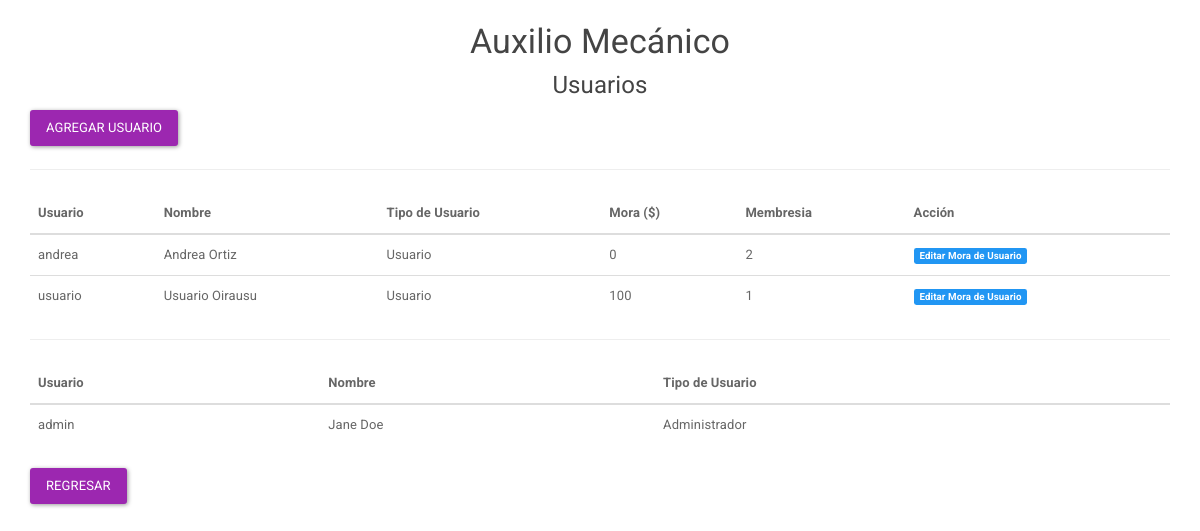
Screenshot of /app/listado.usuarios.php (signed in) with the database file from the repository.
### tables this page shows
CREATE TABLE `membresia` (
  `id` int(11) NOT NULL,
  `id_usuario` int(11) NOT NULL,
  `valor` int(11) NOT NULL
);

CREATE TABLE `usuario` (
  `id` int(11) NOT NULL,
  `tipo` int(2) NOT NULL,
  `nombre` varchar(50) NOT NULL,
  `apellido` varchar(50) NOT NULL,
  `usuario` varchar(50) NOT NULL,
  `contrasenia` varchar(100) NOT NULL,
  `mora` int(11) NOT NULL,
  `reparaciones` int(11) NOT NULL,
  `remolques` int(11) NOT NULL
);

### conexion.php (called while the page is built)
<?php
class Conectar {
	function con()	{
        $host='localhost';
        $usuario='root';
        $clave='';
        $base_datos='auxmecanico';
        $conexion=mysqli_connect($host, $usuario, $clave, $base_datos);
        return $conexion;
	}
}
?>

### model/usuario.class.php (called while the page is built, shortened)
<?php
include_once("../conexion.php");
class Usuarios{
 	var $conex;
 	function Usuarios(){
 		$this->conex=new Conectar;
 	}
	function listar_usuario(){
		if($this->conex->con()==true) {
			return mysqli_query($this->conex->con(), "SELECT A.*, B.valor FROM usuario A INNER JOIN membresia B ON A.id = B.id_usuario ORDER BY id DESC;");
		}
	}
	function listar_usuario_admin($us){
		if($this->conex->con()==true) {
			return mysqli_query($this->conex->con(), "SELECT * FROM usuario WHERE tipo = '".$us."';");
		}
	}
}
?>

### app/listado.usuarios.php (the view, shortened to what this page needs)
<?php
  if (isset($_SESSION["usuario"])){
  if($_SESSION['tipo'] == '1') {
?>
<!DOCTYPE html>
<html lang="en">
<head>
	<link rel="stylesheet" type="text/css" href="../view/css/bootstrap.min.css">
</head>
<body>
	<div class="container">
		<div class="content">
			<center class="title">
				<h3>Auxilio Mecánico</h3>
				<h4>Usuarios</h4>
			</center>
			<a href="agregar.usuario.php" class="btn btn-info">Agregar Usuario</a>
			<hr>
			<?php
			include '../model/usuario.class.php';
			$objeto = new Usuarios;
			$consulta = $objeto->listar_usuario();
			if ($consulta){
			 ?>
			<table class="table table-stripped table-responsive">
				<thead>
					<th>Usuario</th>
					<th>Nombre</th>
					<th>Tipo de Usuario</th>
					<th>Mora ($)</th>
					<th>Membresia</th>
					<th>Acción</th>
				</thead>
				<tbody>
				<?php while ($atributo = mysqli_fetch_array($consulta, MYSQLI_ASSOC)){ ?>
				<tr>
					<td><?php echo $atributo['usuario']; ?></td>
					<td><?php echo $atributo['nombre'].' '.$atributo['apellido']; ?></td>
					<td><?php if ($atributo['tipo'] == '1'){
						echo 'Administrador';
					} else {
						echo 'Usuario';
					} ?></td>
					<td><?php if ($atributo['tipo'] == '1') {
						echo 'No aplica';
					} else {
						echo $atributo['mora'];
					}?></td>
					<td><?php echo $atributo['valor']; ?></td>
					<td><a href="editar.mora.php?id=<?php echo $atributo['id'] ?>" class="label label-primary">Editar Mora de Usuario</a></td>
				</tr>
				<?php } ?>
			</tbody>
			</table>
			<?php } ?>
			<hr>
			<?php
			$consulta2 = $objeto->listar_usuario_admin('1');
			if ($consulta2){
			 ?>
			<table class="table table-stripped table-responsive">
				<thead>
					<th>Usuario</th>
					<th>Nombre</th>
					<th>Tipo de Usuario</th>
				</thead>
				<tbody>
				<?php while ($atributo2 = mysqli_fetch_array($consulta2, MYSQLI_ASSOC)){ ?>
				<tr>
					<td><?php echo $atributo2['usuario']; ?></td>
					<td><?php echo $atributo2['nombre'].' '.$atributo2['apellido']; ?></td>
					<td><?php if ($atributo2['tipo'] == '1'){
						echo 'Administrador';
					} else {
						echo 'Usuario';
					} ?></td>
				</tr>
				<?php } ?>
			</tbody>
			</table>
			<?php } ?>
		</div>
				<div class="cerrar">
			<a href="principal.php" class="btn btn-info">Regresar</a>
		</div>
	</div>
</body>
</html>
<?php
  } else {
      echo '<script language="javascript">alert("Usted no tiene accesos a ésta página, usted no est administrador");</script>
        <script language="javascript">window.location="principal.php"</script>';
  }
  } else {
      echo '<script language="javascript">alert("Usted no tiene accesos a ésta página");</script>
        <script language="javascript">window.location="principal.php"</script>';
  }
?>

### rows the page displays
membresia: id_usuario.usuario "andrea", id_usuario.nombre "Andrea", id_usuario.apellido "Ortiz", id_usuario.mora "0", valor "2"
membresia: id_usuario.usuario "usuario", id_usuario.nombre "Usuario", id_usuario.apellido "Oirausu", id_usuario.mora "100", valor "1"
usuario: usuario "admin", nombre "Jane", apellido "Doe", tipo "Administrador"
